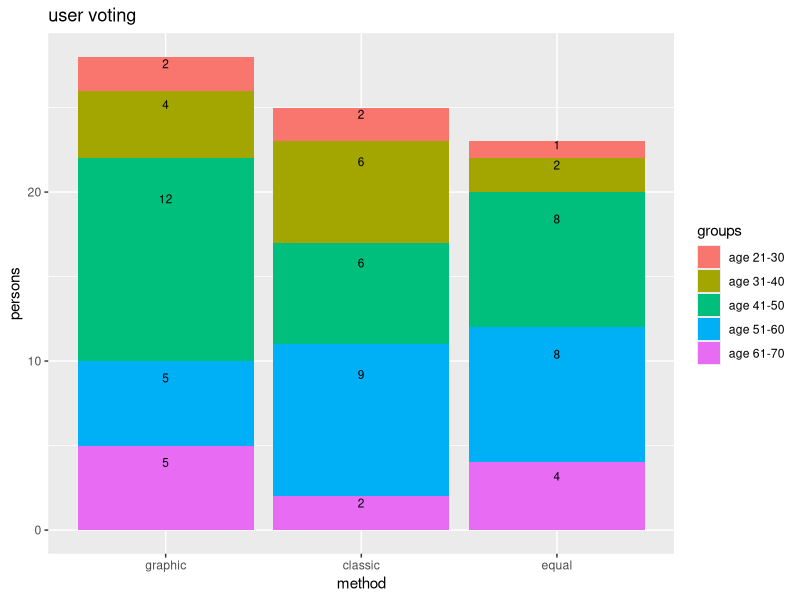

The R source for this figure:
library(dplyr)
library(ggplot2)
library(scales)
#read.table("example.csv", header=TRUE, sep=";", dec=".")
testtable <- read.csv(file = 'myapp/Data/data.csv', header=TRUE, sep=";", dec=".")
accounttable <- read.csv(file = 'myapp/Data/account.csv', header=TRUE, sep=";", dec=".")
#testtable <- read.table("Data/data.csv", header=TRUE, sep=";", dec=".")
#accounttable <- read.table("Data/account.csv", header=TRUE, sep=";", dec=".")
#head (testtable)
#head (accounttable)
accframe=as.data.frame.matrix(accounttable)
newtest <- aggregate(accframe, by=list(accounttable$ACC2SURV_RATEGUI), FUN=length )
#reduced <- subset(newtest, select=c("Acc_ID"))

#colnames(newtest)

#names(newtest)[2] <- "User"
#newtest[2]
#accounttable[1:5]
#accounttable %>% select(ACC2SURV_INFOAGE)


accframe2 <- cbind(accframe,AGEGroup=NA)
accframe3 <- accframe2 %>% filter(!is.na(ACC2SURV_RATEGUI))
accframe3 <- accframe3 %>% filter(!is.na(ACC2SURV_INFOAGE))
accframe4 <- accframe3 %>% 
  mutate (AGEGroup = case_when(
    #ACC2SURV_INFOAGE == "53" ~ 'ALT',
    between(ACC2SURV_INFOAGE,21,30) ~ "age 21-30",
    between(ACC2SURV_INFOAGE,31,40) ~ "age 31-40",
    between(ACC2SURV_INFOAGE,41,50) ~ "age 41-50",
    between(ACC2SURV_INFOAGE,51,60) ~ "age 51-60",
    between(ACC2SURV_INFOAGE,61,70) ~ "age 61-70"
  )) 

accframe4 <- accframe4 %>% 
  mutate (ACC2SURV_RATEGUI = case_when(
    ACC2SURV_RATEGUI == "1" ~ 'classic',
    ACC2SURV_RATEGUI == "2" ~ 'graphic',
    ACC2SURV_RATEGUI == "3" ~ 'equal'
  ))

#accframe3 %>% select(ACC2SURV_INFOAGE)
accframe4 <- accframe4 %>% select(ACC2SURV_RATEGUI,ACC2SURV_INFOAGE, AGEGroup)
#accframe4
newtest2 <- aggregate(accframe4, by=list(accframe4$AGEGroup,accframe4$ACC2SURV_RATEGUI), FUN=length)
newtest2

#print(nrow(accframe4))
#rows <- as.numeric(count(accframe4))
#print(rows)
ggp <- ggplot(newtest2, aes(x = reorder(Group.2, -ACC2SURV_INFOAGE), y = ACC2SURV_INFOAGE,  fill = Group.1, label = ACC2SURV_INFOAGE)) +  # Create stacked bar chart
  geom_bar(stat = "identity")
ggp + geom_text(size = 3, position = position_stack(vjust = 0.8)) + labs(title = "user voting") + labs(x = "method")+ labs(y = "persons")+scale_fill_discrete(name = "groups")



